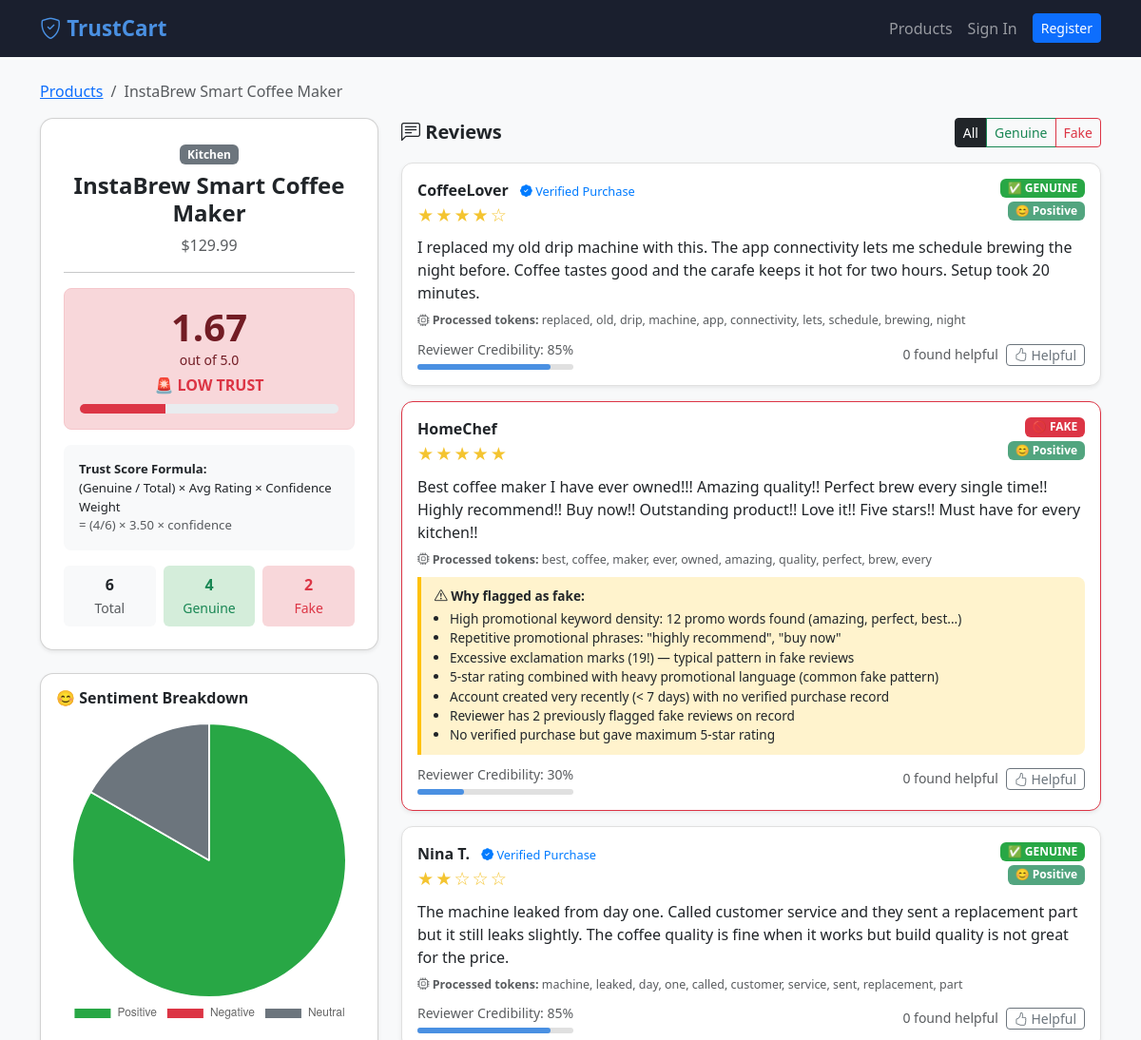
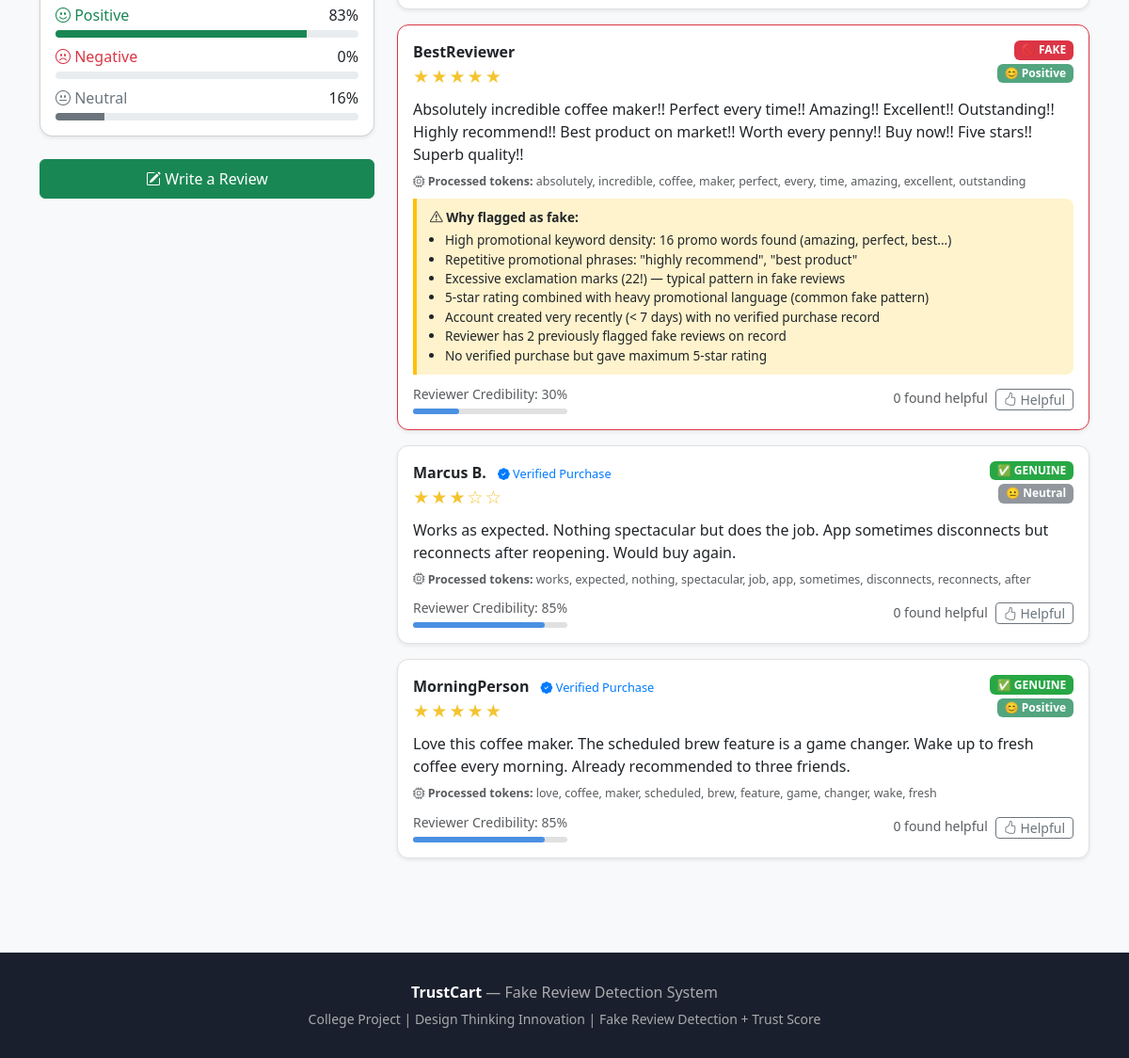
The app's page /product/2 with its own data (2 pictures, top to bottom).
### tables this page shows
CREATE TABLE products (
            id INTEGER PRIMARY KEY AUTOINCREMENT,
            asin TEXT UNIQUE NOT NULL,
            name TEXT NOT NULL,
            category TEXT NOT NULL,
            price REAL DEFAULT 0,
            total_reviews INTEGER DEFAULT 0,
            genuine_reviews INTEGER DEFAULT 0,
            fake_reviews INTEGER DEFAULT 0,
            trust_score REAL DEFAULT 0,
            avg_genuine_rating REAL DEFAULT 0,
            sentiment_positive INTEGER DEFAULT 0,
            sentiment_negative INTEGER DEFAULT 0,
            sentiment_neutral INTEGER DEFAULT 0,
            created_at TEXT DEFAULT CURRENT_TIMESTAMP
        );

CREATE TABLE reviews (
            id INTEGER PRIMARY KEY AUTOINCREMENT,
            product_id INTEGER NOT NULL,
            reviewer_id TEXT NOT NULL,
            reviewer_name TEXT NOT NULL,
            review_text TEXT NOT NULL,
            rating INTEGER NOT NULL,
            is_fake INTEGER DEFAULT 0,
            is_removed INTEGER DEFAULT 0,
            is_verified_purchase INTEGER DEFAULT 0,
            sentiment TEXT DEFAULT 'neutral',
            flag_reasons TEXT DEFAULT '',
            reviewer_credibility REAL DEFAULT 100,
            helpful_votes INTEGER DEFAULT 0,
            processed_tokens TEXT DEFAULT '',
            unix_review_time INTEGER NOT NULL,
            created_at TEXT DEFAULT CURRENT_TIMESTAMP,
            FOREIGN KEY (product_id) REFERENCES products(id)
        );

### flask-project/app.py (the view)
@app.route("/product/<int:product_id>")
def product_detail(product_id):
    conn = get_db()
    product = conn.execute("SELECT * FROM products WHERE id=?", (product_id,)).fetchone()
    if not product:
        return "Product not found", 404
    filter_type = request.args.get("filter", "all")
    if filter_type == "genuine":
        reviews = conn.execute(
            "SELECT * FROM reviews WHERE product_id=? AND is_fake=0 AND is_removed=0 ORDER BY created_at DESC",
            (product_id,)).fetchall()
    elif filter_type == "fake":
        reviews = conn.execute(
            "SELECT * FROM reviews WHERE product_id=? AND is_fake=1 ORDER BY created_at DESC",
            (product_id,)).fetchall()
    else:
        reviews = conn.execute(
            "SELECT * FROM reviews WHERE product_id=? AND is_removed=0 ORDER BY created_at DESC",
            (product_id,)).fetchall()
    conn.close()
    return render_template("product.html", product=product, reviews=reviews, filter=filter_type)

### flask-project/app.py (called while the page is built)
def get_db():
    conn = sqlite3.connect(DB_PATH)
    conn.row_factory = sqlite3.Row
    return conn

@app.template_filter("stars")
def stars(rating):
    return "★" * int(rating) + "☆" * (5 - int(rating))

### flask-project/templates/product.html (shortened to what this page needs)
{% extends "base.html" %}
{% block content %}
<div class="container py-4">
  <nav aria-label="breadcrumb" class="mb-3">
    <ol class="breadcrumb">
      <li class="breadcrumb-item"><a href="/">Products</a></li>
      <li class="breadcrumb-item active">{{ product['name'] }}</li>
    </ol>
  </nav>
  <div class="row g-4">
    <div class="col-lg-4">
      <div class="card shadow-sm mb-4" style="border-radius:14px">
        <div class="card-body text-center p-4">
          <span class="badge bg-secondary mb-2">{{ product['category'] }}</span>
          <h4 class="fw-bold">{{ product['name'] }}</h4>
          <p class="text-muted">${{ "%.2f"|format(product['price']) }}</p>
          <hr/>
          {% set ts = product['trust_score'] %}
          <div class="p-3 rounded-3
            {% if ts >= 3.5 %}trust-high{% elif ts >= 2.0 %}trust-mid{% else %}trust-low{% endif %} mb-3">
            <div class="display-6 fw-bold">{{ "%.2f"|format(ts) }}</div>
            <div class="small">out of 5.0</div>
            <div class="fw-bold mt-1
              {% if ts >= 3.5 %}text-success{% elif ts >= 2.0 %}text-warning{% else %}text-danger{% endif %}">
              {% if ts >= 3.5 %}✅ HIGH TRUST{% elif ts >= 2.0 %}⚠️ MEDIUM TRUST{% else %}🚨 LOW TRUST{% endif %}
            </div>
            <div class="progress mt-2" style="height:10px">
              <div class="progress-bar
                {% if ts >= 3.5 %}bg-success{% elif ts >= 2.0 %}bg-warning{% else %}bg-danger{% endif %}"
                style="width:{{ (ts/5*100)|int }}%"></div>
            </div>
          </div>
          <div class="text-start bg-light p-3 rounded-3 mb-3" style="font-size:0.82rem">
            <strong>Trust Score Formula:</strong><br>
            (Genuine / Total) × Avg Rating × Confidence Weight<br>
            <span class="text-muted">
              = ({{ product['genuine_reviews'] }}/{{ product['total_reviews'] }})
              × {{ "%.2f"|format(product['avg_genuine_rating']) }}
              × confidence
            </span>
          </div>
          <div class="row g-2 text-center">
            <div class="col-4">
              <div class="bg-light rounded-2 py-2">
                <div class="fw-bold">{{ product['total_reviews'] }}</div>
                <small class="text-muted">Total</small>
              </div>
            </div>
            <div class="col-4">
              <div style="background:#d4edda" class="rounded-2 py-2">
                <div class="fw-bold text-success">{{ product['genuine_reviews'] }}</div>
                <small class="text-success">Genuine</small>
              </div>
            </div>
            <div class="col-4">
              <div style="background:#f8d7da" class="rounded-2 py-2">
                <div class="fw-bold text-danger">{{ product['fake_reviews'] }}</div>
                <small class="text-danger">Fake</small>
              </div>
            </div>
          </div>
        </div>
      </div>
      {% if product['total_reviews'] > 0 %}
      <div class="card shadow-sm mb-4" style="border-radius:14px">
        <div class="card-body">
          <h6 class="fw-bold mb-3">😊 Sentiment Breakdown</h6>
          <canvas id="sentimentChart" height="180"></canvas>
          <div class="mt-3">
            {% set total = product['sentiment_positive'] + product['sentiment_negative'] + product['sentiment_neutral'] %}
            {% if total > 0 %}
            <div class="mb-2">
              <div class="d-flex justify-content-between mb-1">
                <span class="text-success"><i class="bi bi-emoji-smile"></i> Positive</span>
                <span>{{ ((product['sentiment_positive'] / total) * 100)|int }}%</span>
              </div>
              <div class="progress" style="height:8px">
                <div class="progress-bar bg-success" style="width:{{ ((product['sentiment_positive'] / total) * 100)|int }}%"></div>
              </div>
            </div>
            <div class="mb-2">
              <div class="d-flex justify-content-between mb-1">
                <span class="text-danger"><i class="bi bi-emoji-frown"></i> Negative</span>
                <span>{{ ((product['sentiment_negative'] / total) * 100)|int }}%</span>
              </div>
              <div class="progress" style="height:8px">
              </div>
            </div>
            <div>
              <div class="d-flex justify-content-between mb-1">
                <span class="text-secondary"><i class="bi bi-emoji-neutral"></i> Neutral</span>
                <span>{{ ((product['sentiment_neutral'] / total) * 100)|int }}%</span>
              </div>
              <div class="progress" style="height:8px">
                <div class="progress-bar bg-secondary" style="width:{{ ((product['sentiment_neutral'] / total) * 100)|int }}%"></div>
              </div>
            </div>
            {% endif %}
          </div>
        </div>
      </div>
      {% endif %}
      <a href="/submit-review/{{ product['id'] }}" class="btn btn-success w-100 py-2">
        <i class="bi bi-pencil-square"></i> Write a Review
      </a>
    </div>
    <div class="col-lg-8">
      <div class="d-flex justify-content-between align-items-center mb-3 flex-wrap gap-2">
        <h5 class="fw-bold mb-0">
          <i class="bi bi-chat-left-text"></i> Reviews
        </h5>
        <div class="btn-group">
          <a href="?filter=all" class="btn btn-sm {% if filter == 'all' %}btn-dark{% else %}btn-outline-dark{% endif %}">All</a>
          <a href="?filter=genuine" class="btn btn-sm {% if filter == 'genuine' %}btn-success{% else %}btn-outline-success{% endif %}">Genuine</a>
          <a href="?filter=fake" class="btn btn-sm {% if filter == 'fake' %}btn-danger{% else %}btn-outline-danger{% endif %}">Fake</a>
        </div>
      </div>
      {% if reviews %}
        {% for r in reviews %}
        <div class="card review-card shadow-sm {% if r['is_fake'] %}border-danger{% endif %}">
          <div class="card-body">
            <div class="d-flex justify-content-between align-items-start flex-wrap gap-2">
              <div>
                <span class="fw-bold">{{ r['reviewer_name'] }}</span>
                {% if r['is_verified_purchase'] %}
                  <span class="verified-badge ms-2"><i class="bi bi-patch-check-fill"></i> Verified Purchase</span>
                {% endif %}
                <div class="stars">{{ r['rating']|stars }}</div>
              </div>
              <div class="d-flex flex-column align-items-end gap-1">
                {% if r['is_fake'] %}
                  <span class="badge badge-fake">🚫 FAKE</span>
                {% else %}
                  <span class="badge badge-genuine">✅ GENUINE</span>
                {% endif %}
                {% if r['sentiment'] == 'positive' %}
                  <span class="badge bg-success bg-opacity-75">😊 Positive</span>
                {% elif r['sentiment'] == 'negative' %}
                  <span class="badge bg-danger bg-opacity-75">😞 Negative</span>
                {% else %}
                  <span class="badge bg-secondary bg-opacity-75">😐 Neutral</span>
                {% endif %}
              </div>
            </div>
            <p class="mt-2 mb-2">{{ r['review_text'] }}</p>
            {% if r['processed_tokens'] %}
            <div class="text-muted mb-2" style="font-size:0.78rem">
              <i class="bi bi-cpu"></i> <strong>Processed tokens:</strong> {{ r['processed_tokens'] }}
            </div>
            {% endif %}
            {% if r['is_fake'] and r['flag_reasons'] %}
            <div class="flag-box">
              <strong><i class="bi bi-exclamation-triangle"></i> Why flagged as fake:</strong>
              <ul class="mb-0 mt-1 ps-3">
                {% for reason in r['flag_reasons'].split(' | ') %}
                  {% if reason.strip() %}
                  <li>{{ reason }}</li>
                  {% endif %}
                {% endfor %}
              </ul>
            </div>
            {% endif %}
            <div class="d-flex justify-content-between align-items-center mt-2">
              <div style="min-width:160px">
                <small class="text-muted">Reviewer Credibility: {{ r['reviewer_credibility']|int }}%</small>
                <div class="credibility-bar mt-1">
                  <div class="credibility-fill" style="width:{{ r['reviewer_credibility']|int }}%"></div>
                </div>
              </div>
              <div class="d-flex align-items-center gap-2">
                <small class="text-muted">{{ r['helpful_votes'] }} found helpful</small>
                <form method="POST" action="/helpful/{{ r['id'] }}" class="d-inline">
                  <button type="submit" class="btn btn-outline-secondary btn-sm py-0 px-2">
                    <i class="bi bi-hand-thumbs-up"></i> Helpful
                  </button>
                </form>
              </div>
            </div>
          </div>
        </div>
        {% endfor %}
      {% else %}
        <div class="alert alert-info">No reviews found for this filter.</div>
      {% endif %}
    </div>
  </div>
</div>
{% endblock %}
{% block scripts %}
<script>
  const ctx = document.getElementById('sentimentChart');
  if (ctx) {
    new Chart(ctx, {
      type: 'pie',
      data: {
        labels: ['Positive', 'Negative', 'Neutral'],
        datasets: [{
          data: [{{ product['sentiment_positive'] }}, {{ product['sentiment_negative'] }}, {{ product['sentiment_neutral'] }}],
          backgroundColor: ['#28a745', '#dc3545', '#6c757d'],
        }]
      },
      options: { plugins: { legend: { position: 'bottom' } } }
    });
  }
</script>
{% endblock %}

### flask-project/templates/base.html (shortened to what this page needs)
<!DOCTYPE html>
<html lang="en">
<head>
  <link href="https://cdn.jsdelivr.net/npm/bootstrap@5.3.0/dist/css/bootstrap.min.css" rel="stylesheet"/>
  <link href="https://cdn.jsdelivr.net/npm/bootstrap-icons@1.11.0/font/bootstrap-icons.css" rel="stylesheet"/>
</head>
<body>
<nav class="navbar navbar-expand-lg navbar-dark">
  <div class="container">
    <a class="navbar-brand" href="/"><i class="bi bi-shield-check"></i> TrustCart</a>
    <div class="collapse navbar-collapse" id="nav">
      <ul class="navbar-nav ms-auto align-items-center">
        <li class="nav-item"><a class="nav-link" href="/">Products</a></li>
        {% if session.user %}
          {% if session.user.role == 'admin' %}
            <li class="nav-item"><a class="nav-link text-warning" href="/admin"><i class="bi bi-gear"></i> Admin</a></li>
          {% endif %}
          <li class="nav-item"><a class="nav-link" href="/logout"><i class="bi bi-box-arrow-right"></i> Logout ({{ session.user.username }})</a></li>
        {% else %}
          <li class="nav-item"><a class="nav-link" href="/login">Sign In</a></li>
          <li class="nav-item ms-2"><a class="btn btn-primary btn-sm" href="/register">Register</a></li>
        {% endif %}
      </ul>
    </div>
  </div>
</nav>
{% block content %}{% endblock %}
<footer>
  <div class="container text-center">
    <p class="mb-1"><strong class="text-white">TrustCart</strong> — Fake Review Detection System</p>
    <small>College Project | Design Thinking Innovation | Fake Review Detection + Trust Score</small>
  </div>
</footer>
{% block scripts %}{% endblock %}
</body>
</html>

### flask-project/templates/base.html (style rules this page uses)
body { background: #f8f9fa; font-family: 'Segoe UI', sans-serif; }
.navbar { background: #1a1f2e !important; }
.navbar-brand { font-weight: 700; font-size: 1.4rem; color: #4a90e2 !important; }
.trust-low { background: #f8d7da; color: #721c24; border: 1px solid #f5c6cb; }
.review-card { border-radius: 12px; border: 1px solid #e0e0e0; margin-bottom: 16px; }
.badge-genuine { background-color: #28a745; }
.badge-fake { background-color: #dc3545; }
.verified-badge { color: #007bff; font-size: 0.8rem; }
.flag-box { background: #fff3cd; border-left: 4px solid #ffc107; padding: 10px 14px; border-radius: 0 8px 8px 0; margin-top: 8px; font-size: 0.85rem; }
.stars { color: #f4c430; font-size: 1.2rem; letter-spacing: 2px; }
.credibility-bar { height: 6px; border-radius: 3px; background: #e0e0e0; }
.credibility-fill { height: 100%; border-radius: 3px; background: #4a90e2; }
footer { background: #1a1f2e; color: #aaa; padding: 30px 0; margin-top: 60px; }

### records on screen
products: name "InstaBrew Smart Coffee Maker", category "Kitchen", price "129.99", trust_score "1.67", genuine_reviews "4", total_reviews "6", avg_genuine_rating "3.50", fake_reviews "2", ((product['sentiment_positive']/total)*100)|int "83", ((product['sentiment_negative']/total)*100)|int "0", ((product['sentiment_neutral']/total)*100)|int "16"
reviews: reviewer_name "CoffeeLover", is_verified_purchase 1 (drawn), rating|stars "★★★★☆", is_fake "✅ GENUINE", sentiment "😊 Positive", review_text "I replaced my old drip machine with this. The app connectivity lets me schedule brewing the night before. Coffee tastes good and the carafe keeps it hot for two hours. Setup took 20 minutes.", processed_tokens "replaced, old, drip, machine, app, connectivity, lets, schedule, brewing, night", reviewer_credibility "85", helpful_votes "0"
reviews: reviewer_name "HomeChef", rating|stars "★★★★★", is_fake "🚫 FAKE", sentiment "😊 Positive", review_text "Best coffee maker I have ever owned!!! Amazing quality!! Perfect brew every single time!! Highly recommend!! Buy now!! Outstanding product!! Love it!! Five stars!! Must have for every kitchen!!", processed_tokens "best, coffee, maker, ever, owned, amazing, quality, perfect, brew, every", reason "High promotional keyword density: 12 promo words found (amazing, perfect, best...)" "Repetitive promotional phrases: \"highly recommend\", \"buy now\"" "Excessive exclamation marks (19!) — typical pattern in fake reviews" "5-star rating combined with heavy promotional language (common fake pattern)" "Account created very recently (< 7 days) with no verified purchase record" "Reviewer has 2 previously flagged fake reviews on record" "No verified purchase but gave maximum 5-star rating", reviewer_credibility "30", helpful_votes "0"
reviews: reviewer_name "Nina T.", is_verified_purchase 1 (drawn), rating|stars "★★☆☆☆", is_fake "✅ GENUINE", sentiment "😊 Positive", review_text "The machine leaked from day one. Called customer service and they sent a replacement part but it still leaks slightly. The coffee quality is fine when it works but build quality is not great for the price.", processed_tokens "machine, leaked, day, one, called, customer, service, sent, replacement, part", reviewer_credibility "85", helpful_votes "0"
reviews: reviewer_name "BestReviewer", rating|stars "★★★★★", is_fake "🚫 FAKE", sentiment "😊 Positive", review_text "Absolutely incredible coffee maker!! Perfect every time!! Amazing!! Excellent!! Outstanding!! Highly recommend!! Best product on market!! Worth every penny!! Buy now!! Five stars!! Superb quality!!", processed_tokens "absolutely, incredible, coffee, maker, perfect, every, time, amazing, excellent, outstanding", reason "High promotional keyword density: 16 promo words found (amazing, perfect, best...)" "Repetitive promotional phrases: \"highly recommend\", \"best product\"" "Excessive exclamation marks (22!) — typical pattern in fake reviews" "5-star rating combined with heavy promotional language (common fake pattern)" "Account created very recently (< 7 days) with no verified purchase record" "Reviewer has 2 previously flagged fake reviews on record" "No verified purchase but gave maximum 5-star rating", reviewer_credibility "30", helpful_votes "0"
reviews: reviewer_name "Marcus B.", is_verified_purchase 1 (drawn), rating|stars "★★★☆☆", is_fake "✅ GENUINE", sentiment "😐 Neutral", review_text "Works as expected. Nothing spectacular but does the job. App sometimes disconnects but reconnects after reopening. Would buy again.", processed_tokens "works, expected, nothing, spectacular, job, app, sometimes, disconnects, reconnects, after", reviewer_credibility "85", helpful_votes "0"
reviews: reviewer_name "MorningPerson", is_verified_purchase 1 (drawn), rating|stars "★★★★★", is_fake "✅ GENUINE", sentiment "😊 Positive", review_text "Love this coffee maker. The scheduled brew feature is a game changer. Wake up to fresh coffee every morning. Already recommended to three friends.", processed_tokens "love, coffee, maker, scheduled, brew, feature, game, changer, wake, fresh", reviewer_credibility "85", helpful_votes "0"

### other values on screen
chart data {{ product['sentiment_positive'] }} 5
chart data {{ product['sentiment_negative'] }} 0
chart data {{ product['sentiment_neutral'] }} 1
